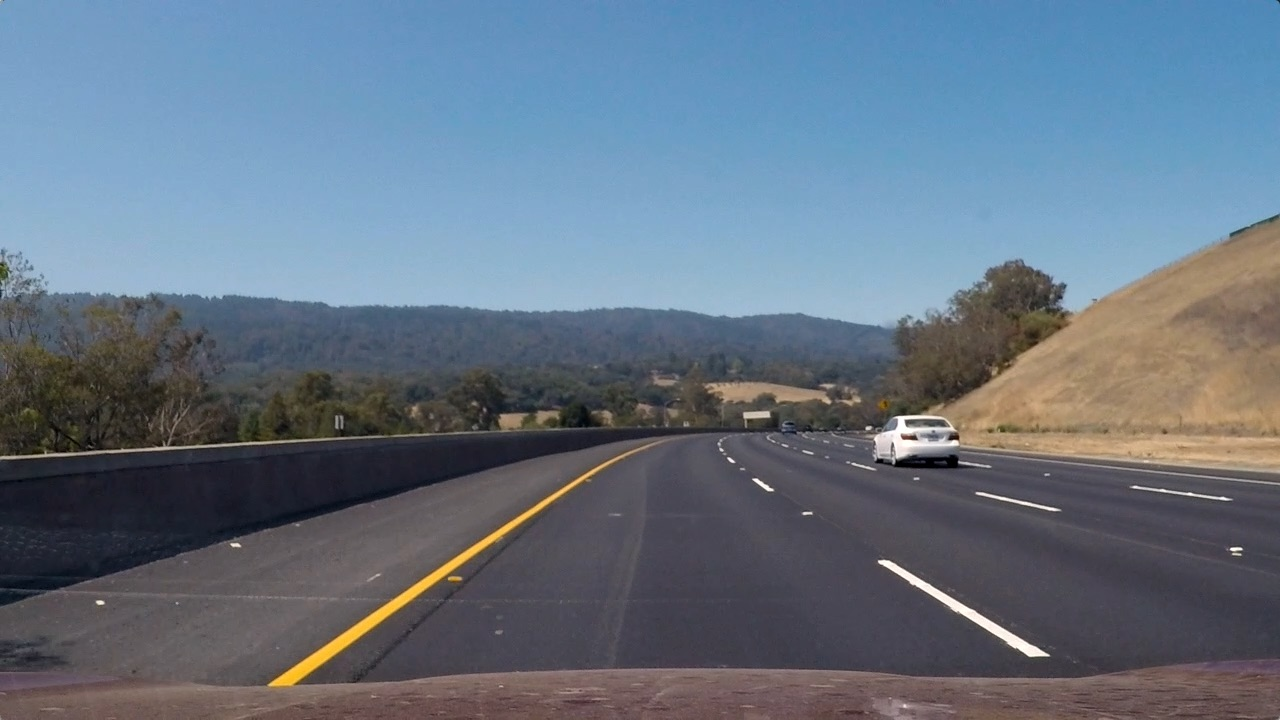
#> input picture test3.jpg, 1280 x 720 px
$ python -i sliding_window.py   (imports and definitions only)   (older library calls are emulated)
#> lines starting #> are read from the running program, lines starting #| are printed output that depends on the picture; after the words box and inside, x2 and y2 are one past the last pixel; in counts of white or black regions, pixels touching at a corner belong together
"""
Sliding window based lane detection
"""

import cv2
import numpy as np
from typing import Tuple, Optional, Dict, Any

class SlidingWindowDetector:
    """Lane detection using sliding window approach"""

    def __init__(self):
        # Parameters
        self.n_windows = 9
        self.margin = 100
        self.min_pixels = 50
        self.smoothing_factor = 15

    def perspective_transform(self, image: np.ndarray) -> np.ndarray:
        """Apply perspective transform to bird's eye view"""
        height, width = image.shape[:2]

        # Source points (trapezoid)
        src = np.float32([
            [width * 0.15, height * 0.9],
            [width * 0.45, height * 0.65],
            [width * 0.55, height * 0.65],
            [width * 0.85, height * 0.9]
        ])

        # Destination points (rectangle)
        dst = np.float32([
            [width * 0.2, height],
            [width * 0.2, 0],
            [width * 0.8, 0],
            [width * 0.8, height]
        ])

        # Calculate perspective transform matrix
        M = cv2.getPerspectiveTransform(src, dst)
        Minv = cv2.getPerspectiveTransform(dst, src)

        # Warp image
        warped = cv2.warpPerspective(image, M, (width, height), flags=cv2.INTER_LINEAR)

        return warped, M, Minv

    def create_binary_image(self, image: np.ndarray) -> np.ndarray:
        """Create binary image for lane detection"""
        # Convert to HLS color space
        hls = cv2.cvtColor(image, cv2.COLOR_BGR2HLS)

        # Extract L and S channels
        l_channel = hls[:, :, 1]
        s_channel = hls[:, :, 2]

        # Apply Sobel operator to L channel
        sobelx = cv2.Sobel(l_channel, cv2.CV_64F, 1, 0, ksize=3)
        abs_sobelx = np.absolute(sobelx)
        scaled_sobel = np.uint8(255 * abs_sobelx / np.max(abs_sobelx))

        # Threshold Sobel
        sobel_binary = np.zeros_like(scaled_sobel)
        sobel_binary[(scaled_sobel >= 20) & (scaled_sobel <= 100)] = 1

        # Threshold S channel
        s_binary = np.zeros_like(s_channel)
        s_binary[(s_channel >= 170) & (s_channel <= 255)] = 1

        # Combine thresholds
        binary = np.zeros_like(sobel_binary)
        binary[(sobel_binary == 1) | (s_binary == 1)] = 1

        return binary

    def find_lane_pixels(self, binary_warped: np.ndarray) -> Tuple:
        """Find lane pixels using sliding window"""
        # Take histogram of bottom half
        histogram = np.sum(binary_warped[binary_warped.shape[0]//2:, :], axis=0)

        # Find peaks for left and right lanes
        midpoint = np.int(histogram.shape[0] // 2)
        leftx_base = np.argmax(histogram[:midpoint])
        rightx_base = np.argmax(histogram[midpoint:]) + midpoint

        # Set window height
        window_height = np.int(binary_warped.shape[0] // self.n_windows)

        # Identify x and y positions of all nonzero pixels
        nonzero = binary_warped.nonzero()
        nonzeroy = np.array(nonzero[0])
        nonzerox = np.array(nonzero[1])

        # Current positions to be updated
        leftx_current = leftx_base
        rightx_current = rightx_base

        # Lists to receive lane pixel indices
        left_lane_inds = []
        right_lane_inds = []

        # Step through windows
        for window in range(self.n_windows):
            # Window boundaries
            win_y_low = binary_warped.shape[0] - (window + 1) * window_height
            win_y_high = binary_warped.shape[0] - window * window_height

            win_xleft_low = leftx_current - self.margin
            win_xleft_high = leftx_current + self.margin
            win_xright_low = rightx_current - self.margin
            win_xright_high = rightx_current + self.margin

            # Identify nonzero pixels in window
            good_left_inds = ((nonzeroy >= win_y_low) & (nonzeroy < win_y_high) &
                             (nonzerox >= win_xleft_low) & (nonzerox < win_xleft_high)).nonzero()[0]
            good_right_inds = ((nonzeroy >= win_y_low) & (nonzeroy < win_y_high) &
                              (nonzerox >= win_xright_low) & (nonzerox < win_xright_high)).nonzero()[0]

            left_lane_inds.append(good_left_inds)
            right_lane_inds.append(good_right_inds)

            # Recenter next window if enough pixels found
            if len(good_left_inds) > self.min_pixels:
                leftx_current = np.int(np.mean(nonzerox[good_left_inds]))
            if len(good_right_inds) > self.min_pixels:
                rightx_current = np.int(np.mean(nonzerox[good_right_inds]))

        # Concatenate arrays
        left_lane_inds = np.concatenate(left_lane_inds)
        right_lane_inds = np.concatenate(right_lane_inds)

        # Extract pixel positions
        leftx = nonzerox[left_lane_inds]
        lefty = nonzeroy[left_lane_inds]
        rightx = nonzerox[right_lane_inds]
        righty = nonzeroy[right_lane_inds]

        return leftx, lefty, rightx, righty

    def fit_polynomial(self, binary_warped: np.ndarray,
                      leftx: np.ndarray, lefty: np.ndarray,
                      rightx: np.ndarray, righty: np.ndarray) -> Tuple:
        """Fit polynomial to lane pixels"""
        # Fit second order polynomial
        left_fit = np.polyfit(lefty, leftx, 2)
        right_fit = np.polyfit(righty, rightx, 2)

        # Generate x and y values for plotting
        ploty = np.linspace(0, binary_warped.shape[0] - 1, binary_warped.shape[0])

        left_fitx = left_fit[0] * ploty**2 + left_fit[1] * ploty + left_fit[2]
        right_fitx = right_fit[0] * ploty**2 + right_fit[1] * ploty + right_fit[2]

        return left_fit, right_fit, left_fitx, right_fitx, ploty

    def measure_curvature(self, ploty: np.ndarray,
                         left_fit: np.ndarray,
                         right_fit: np.ndarray) -> Tuple:
        """Measure curvature of lanes"""
        # Define conversions in x and y from pixels to meters
        ym_per_pix = 30 / 720  # meters per pixel in y dimension
        xm_per_pix = 3.7 / 700  # meters per pixel in x dimension

        # Fit new polynomials to x,y in world space
        left_fit_cr = np.polyfit(ploty * ym_per_pix, left_fit * xm_per_pix, 2)
        right_fit_cr = np.polyfit(ploty * ym_per_pix, right_fit * xm_per_pix, 2)

        # Calculate curvature at bottom of image
        y_eval = np.max(ploty)

        left_curverad = ((1 + (2 * left_fit_cr[0] * y_eval * ym_per_pix +
                              left_fit_cr[1])**2)**1.5) / np.absolute(2 * left_fit_cr[0])
        right_curverad = ((1 + (2 * right_fit_cr[0] * y_eval * ym_per_pix +
                               right_fit_cr[1])**2)**1.5) / np.absolute(2 * right_fit_cr[0])

        return left_curverad, right_curverad

    def detect(self, image: np.ndarray) -> Dict[str, Any]:
        """Main detection function"""
        # Apply perspective transform
        warped, M, Minv = self.perspective_transform(image)

        # Create binary image
        binary_warped = self.create_binary_image(warped)

        # Find lane pixels
        leftx, lefty, rightx, righty = self.find_lane_pixels(binary_warped)

        # Fit polynomial
        left_fit, right_fit, left_fitx, right_fitx, ploty = \
            self.fit_polynomial(binary_warped, leftx, lefty, rightx, righty)

        # Measure curvature
        left_curverad, right_curverad = self.measure_curvature(ploty, left_fit, right_fit)
        curvature = (left_curverad + right_curverad) / 2

        # Calculate vehicle offset
        lane_center = (left_fitx[-1] + right_fitx[-1]) / 2
        image_center = binary_warped.shape[1] / 2
        offset = (lane_center - image_center) * (3.7 / 700)

        # Create visualization
        warp_zero = np.zeros_like(binary_warped).astype(np.uint8)
        color_warp = np.dstack((warp_zero, warp_zero, warp_zero))

        # Recast x and y points for cv2.fillPoly
        pts_left = np.array([np.transpose(np.vstack([left_fitx, ploty]))])
        pts_right = np.array([np.flipud(np.transpose(np.vstack([right_fitx, ploty])))])
        pts = np.hstack((pts_left, pts_right))

        # Draw lane
        cv2.fillPoly(color_warp, np.int_([pts]), (0, 255, 0))

        # Warp back to original perspective
        newwarp = cv2.warpPerspective(color_warp, Minv, (image.shape[1], image.shape[0]))

        return {
            'left_fit': left_fit,
            'right_fit': right_fit,
            'curvature': curvature,
            'offset': offset,
            'binary_warped': binary_warped,
            'warped': warped,
            'newwarp': newwarp
        }

>>> import cv2
>>> picture = cv2.imread('../../test3.jpg')
#> picture is the input picture: shape (720, 1280, 3); mean B, G, R 130.7, 115.3, 101.1
>>> result = SlidingWindowDetector().detect(picture)
#> in perspective_transform, `warped = cv2.warpPerspective(image, M, (width, height), flags=cv2.INTE..`:
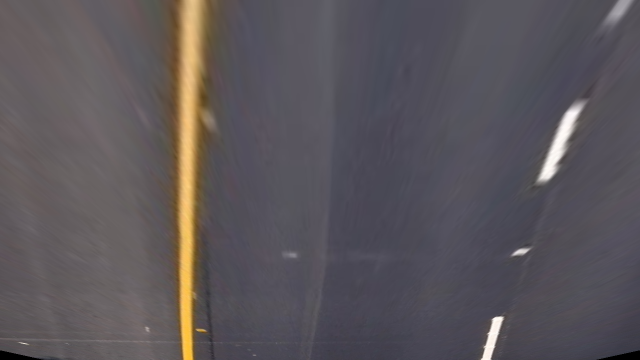
#> warped: shape (720, 1280, 3) (shown at 1/2 size); mean B, G, R 90.3, 85.9, 91.1
#> in detect, `warped, M, Minv = self.perspective_transform(image)`: M = [[-0.411, -1.46, 903], [2.09e-16, -1.92, 897.5], [0, -0.00228, 1]]; Minv = [[0.167, -0.762, 533.3], [1.08e-16, -0.521, 468], [2.31e-19, -0.00119, 1]]
#> in create_binary_image, `s_channel = hls[:, :, 2]`:
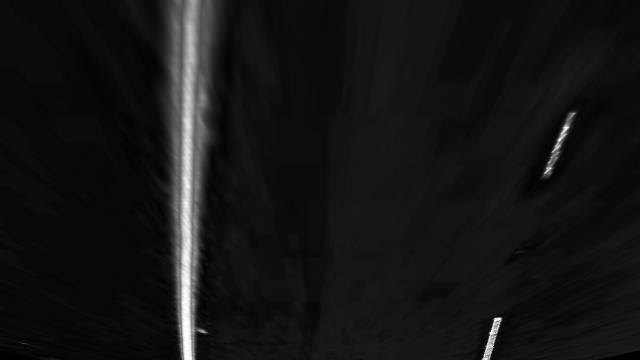
#> s_channel: shape (720, 1280) (shown at 1/2 size); min 0, max 255, mean 20.3
#> in create_binary_image, `sobelx = cv2.Sobel(l_channel, cv2.CV_64F, 1, 0, ksize=3)`:
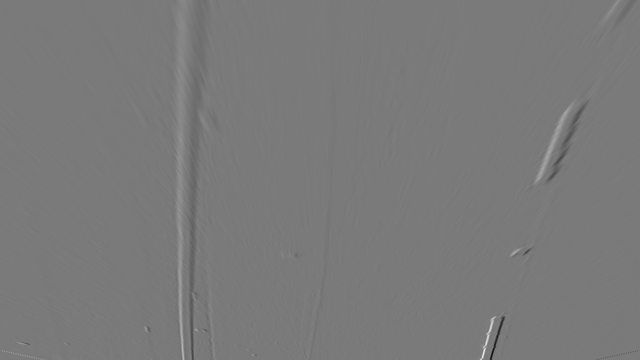
#> sobelx: shape (720, 1280) float64 (shown at 1/2 size); min -447, max 486, mean -0.1; drawn with min black and max white
#> in detect, `binary_warped = self.create_binary_image(warped)`:
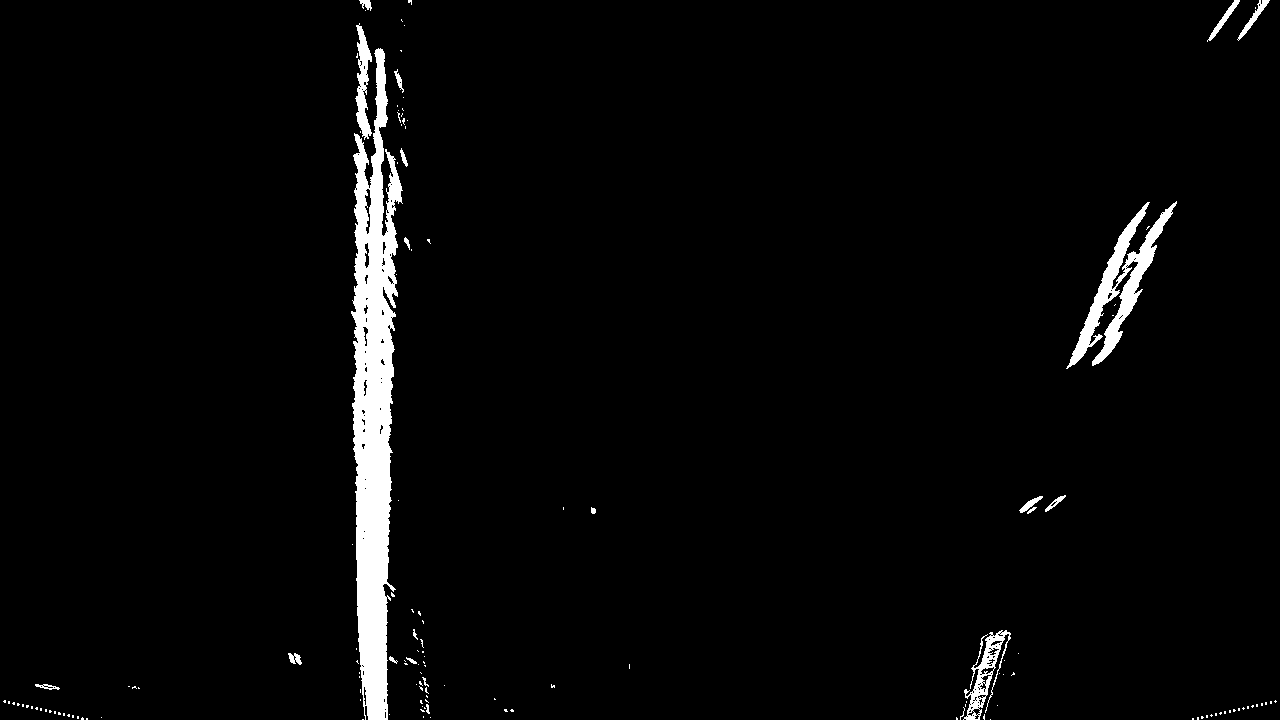
#> binary_warped: shape (720, 1280); values 0 (black) and 1 (white), 3.1% white; 143 white regions (122 under 20 px), largest, box (x1, y1, x2, y2) and area: (351, 48, 403, 720) 19649, (1066, 201, 1177, 369) 4319, (963, 630, 1011, 720) 1289
#> in find_lane_pixels, `histogram = np.sum(binary_warped[binary_warped.shape[0]//2:, :], axis=0)`: histogram = 1280 values, max 360 at index 368, min 0 at index 0, mean 10.8
#> in find_lane_pixels, `leftx_base = np.argmax(histogram[:midpoint])`: leftx_base = 368
#> in find_lane_pixels, `rightx_base = np.argmax(histogram[midpoint:]) + midpoint`: rightx_base = 986
#> in find_lane_pixels, `nonzero = binary_warped.nonzero()`: nonzero = 28220 positions, rows 0 to 719, columns 3 to 1276
#> in find_lane_pixels, `leftx_current = leftx_base`: leftx_current = 368
#> in find_lane_pixels, `rightx_current = rightx_base`: rightx_current = 986
#> the loop in find_lane_pixels, `for window in range(self.n_windows):` made 9 passes
#> (win_xleft_low, win_xleft_high, win_xright_low, win_xright_high, leftx_current, rightx_current) on passes 1, 2, 3, 5, 6, 7, 9: (268, 468, 886, 1086, 374, 983), (274, 474, 883, 1083, 372, 997), (272, 472, 897, 1097, 372, 1039), (272, 472, 939, 1139, 373, 1096), (273, 473, 996, 1196, 374, 1122), (274, 474, 1022, 1222, 375, 1146), (273, 473, 1046, 1246, 370, 1226)
#> after the loop in find_lane_pixels, `for window in range(self.n_windows):`: left_lane_inds = 9 items
#> in find_lane_pixels, `right_lane_inds = np.concatenate(right_lane_inds)`: right_lane_inds = 6224 values, max 28215 at index 1183, min 15 at index 5921, mean 13119.4
#> in find_lane_pixels, `rightx = nonzerox[right_lane_inds]`: rightx = 6224 values, max 1245 at index 6089, min 956 at index 1128, mean 1092.4
#> in find_lane_pixels, `righty = nonzeroy[right_lane_inds]`: righty = 6224 values, max 719 at index 1164, min 0 at index 5921, mean 365.3
#> in fit_polynomial, `left_fit = np.polyfit(lefty, leftx, 2)`: left_fit = [8.39e-06, -0.00773, 375]
#> in fit_polynomial, `right_fit = np.polyfit(righty, rightx, 2)`: right_fit = [0.000104, -0.447, 1238.6]
#> in fit_polynomial, `left_fitx = left_fit[0] * ploty**2 + left_fit[1] * ploty + left_fit[2]`: left_fitx = 720 values, max 375 at index 0, min 373.2 at index 461, mean 373.7
#> in fit_polynomial, `right_fitx = right_fit[0] * ploty**2 + right_fit[1] * ploty + right_fi..`: right_fitx = 720 values, max 1238.6 at index 0, min 970.6 at index 719, mean 1095.7
#> in detect, `left_fit, right_fit, left_fitx, right_fitx, ploty = \ self.fit_polynom..`: left_fit = [8.39e-06, -0.00773, 375]; right_fit = [0.000104, -0.447, 1238.6]; ploty = 720 values from 0 to 719
#> (the run stopped early here; a loop or call above may not have finished)

$ run again, on test4.jpg
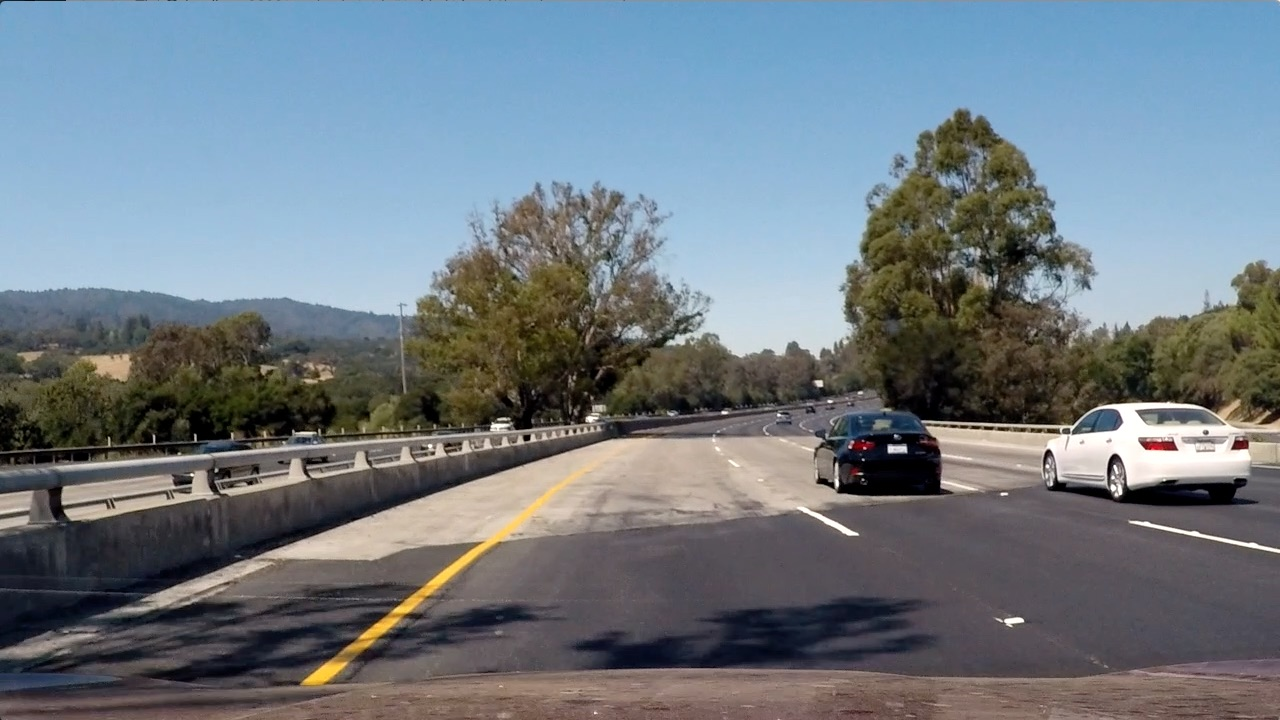
#> input picture test4.jpg, 1280 x 720 px
#> picture is the input picture: shape (720, 1280, 3); mean B, G, R 130.9, 122.7, 112.2
#> in perspective_transform, `warped = cv2.warpPerspective(image, M, (width, height), flags=cv2.INTE..`:
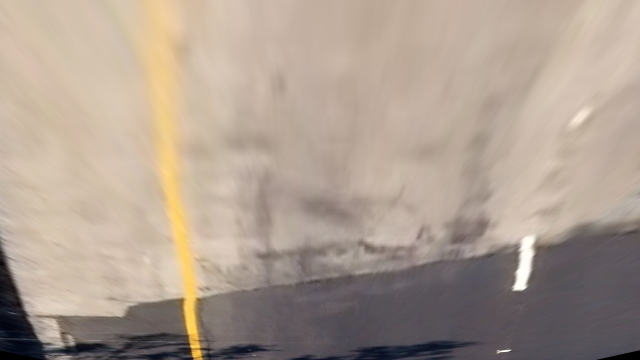
#> warped: shape (720, 1280, 3) (shown at 1/2 size); mean B, G, R 144.5, 157.4, 172.9
#> in detect, `warped, M, Minv = self.perspective_transform(image)`: M = [[-0.411, -1.46, 903], [2.09e-16, -1.92, 897.5], [0, -0.00228, 1]]; Minv = [[0.167, -0.762, 533.3], [1.08e-16, -0.521, 468], [2.31e-19, -0.00119, 1]]
#> hls: shape (720, 1280, 3); mean of channels 0, 1, 2 37.8, 158.5, 54.8
#> in detect, `binary_warped = self.create_binary_image(warped)`:
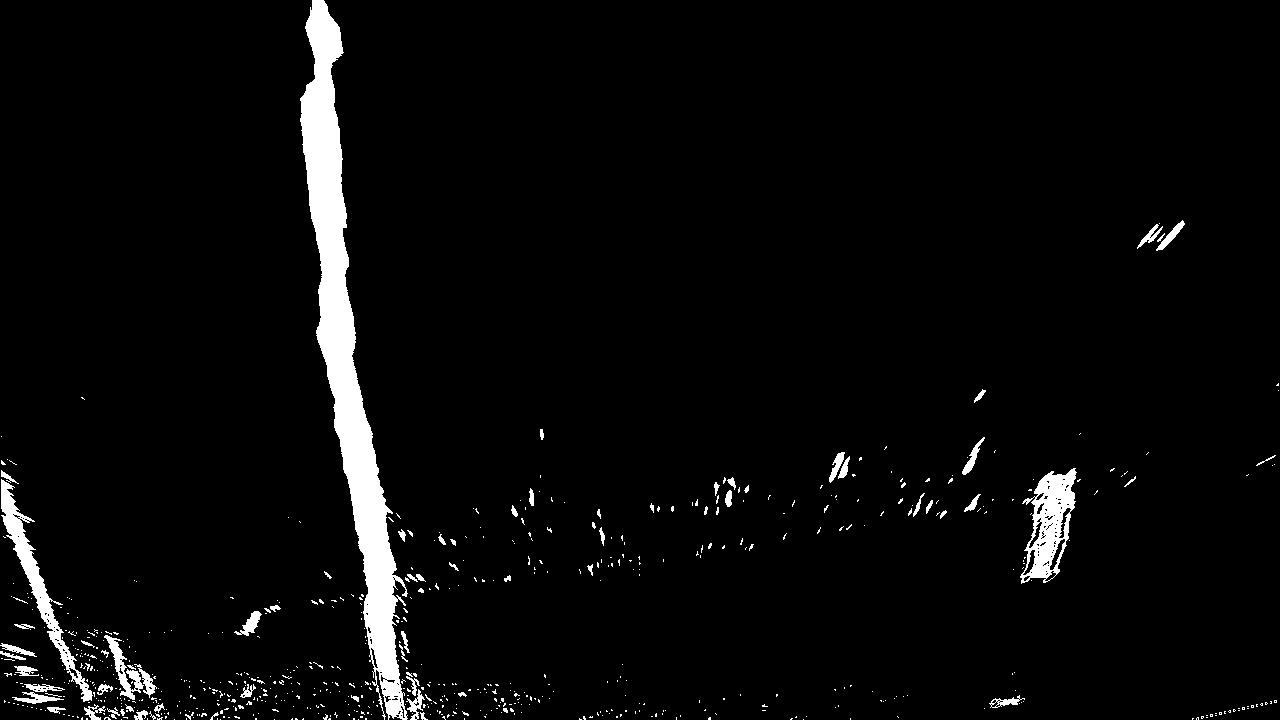
#> binary_warped: shape (720, 1280); values 0 (black) and 1 (white), 3.9% white; 707 white regions (636 under 20 px), largest, box (x1, y1, x2, y2) and area: (300, 0, 408, 720) 21635, (1020, 468, 1077, 584) 3253, (1, 479, 93, 702) 2884
#> histogram = 1280 values, max 229 at index 370, min 0 at index 169, mean 19.26
#> leftx_base = 370
#> rightx_base = 1049
#> nonzero = 36217 positions, rows 0 to 719, columns 0 to 1278
#> in find_lane_pixels, `leftx_current = leftx_base`: leftx_current = 370
#> in find_lane_pixels, `rightx_current = rightx_base`: rightx_current = 1049
#> the loop in find_lane_pixels, `for window in range(self.n_windows):` made 9 passes
#> (win_xleft_low, win_xleft_high, win_xright_low, win_xright_high, leftx_current, rightx_current) on passes 1 to 5: (270, 470, 949, 1149, 388, 1006), (288, 488, 906, 1106, 382, 1039), (282, 482, 939, 1139, 373, 1046), (273, 473, 946, 1146, 355, 1020), (255, 455, 920, 1120, 339, 980)
#> after the loop in find_lane_pixels, `for window in range(self.n_windows):`: left_lane_inds = 9 items
#> in find_lane_pixels, `right_lane_inds = np.concatenate(right_lane_inds)`: right_lane_inds = 3970 values, max 35046 at index 176, min 12440 at index 3917, mean 20718.6
#> in find_lane_pixels, `rightx = nonzerox[right_lane_inds]`: rightx = 3970 values, max 1135 at index 3801, min 939 at index 2009, mean 1039.6
#> in find_lane_pixels, `righty = nonzeroy[right_lane_inds]`: righty = 3970 values, max 708 at index 176, min 389 at index 3917, mean 523
#> in fit_polynomial, `left_fit = np.polyfit(lefty, leftx, 2)`: left_fit = [0.000111, 0.0393, 315.7]
#> in fit_polynomial, `right_fit = np.polyfit(righty, rightx, 2)`: right_fit = [-0.00237, 2.64, 313.6]
#> in fit_polynomial, `left_fitx = left_fit[0] * ploty**2 + left_fit[1] * ploty + left_fit[2]`: left_fitx = 720 values from 315.7 to 401.3
#> in fit_polynomial, `right_fitx = right_fit[0] * ploty**2 + right_fit[1] * ploty + right_fi..`: right_fitx = 720 values, max 1048.9 at index 557, min 313.6 at index 0, mean 854
#> in detect, `left_fit, right_fit, left_fitx, right_fitx, ploty = \ self.fit_polynom..`: left_fit = [0.000111, 0.0393, 315.7]; right_fit = [-0.00237, 2.64, 313.6]; left_fitx = 720 values from 315.7 to 401.3; ploty = 720 values from 0 to 719
